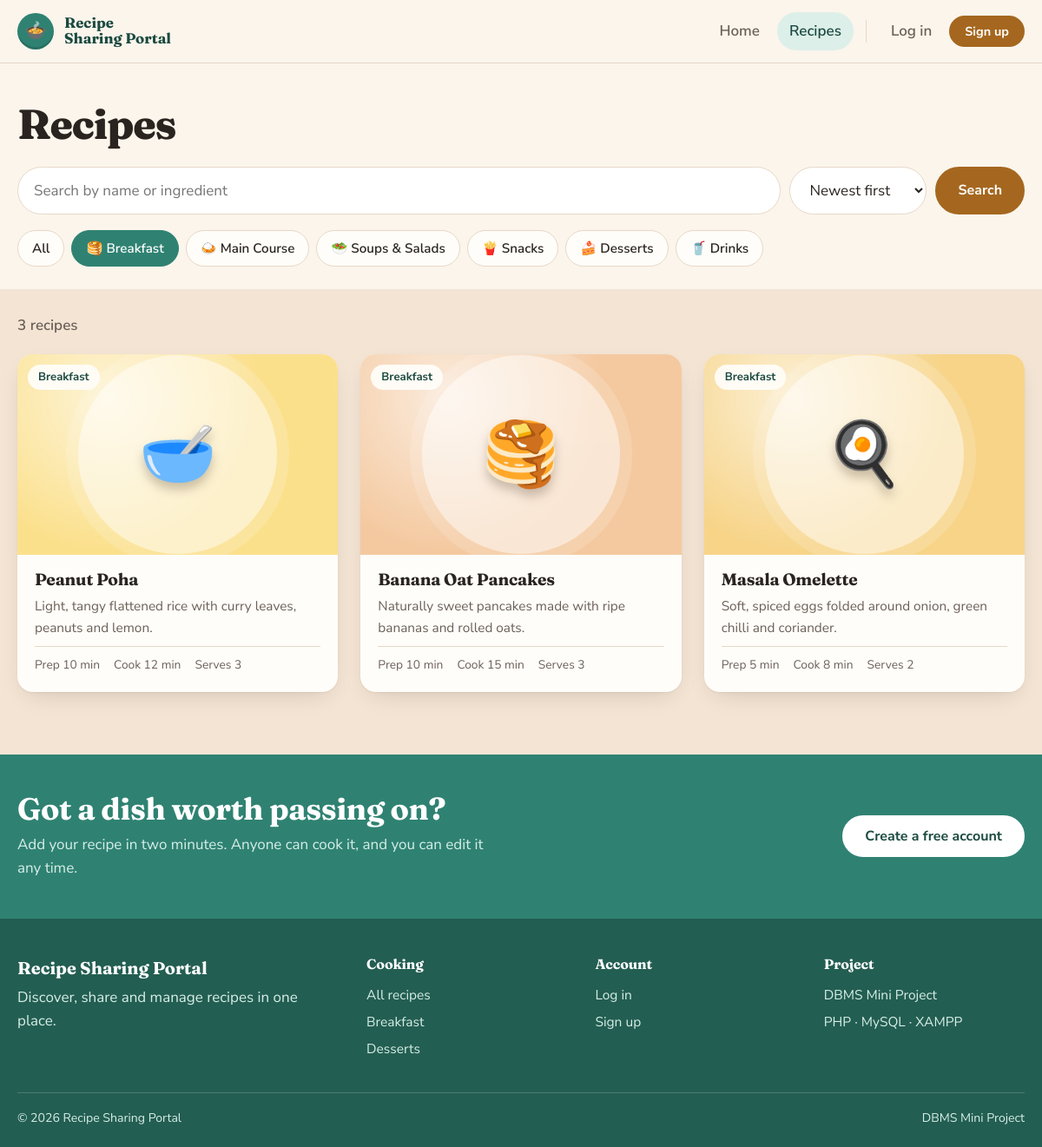
/recipes.php?cat=1, run on the app's committed database.
### tables this page shows
CREATE TABLE categories (
  category_id INT UNSIGNED AUTO_INCREMENT PRIMARY KEY,
  name        VARCHAR(40) NOT NULL UNIQUE,
  emoji       VARCHAR(8)  NOT NULL DEFAULT '🍽️'
);

CREATE TABLE recipes (
  recipe_id    INT UNSIGNED AUTO_INCREMENT PRIMARY KEY,
  user_id      INT UNSIGNED NOT NULL,
  category_id  INT UNSIGNED NOT NULL,
  title        VARCHAR(120) NOT NULL,
  description  VARCHAR(255) NOT NULL,
  ingredients  TEXT         NOT NULL,    
  instructions TEXT         NOT NULL,    
  prep_time    SMALLINT UNSIGNED NOT NULL DEFAULT 0,   
  cook_time    SMALLINT UNSIGNED NOT NULL DEFAULT 0,   
  servings     TINYINT  UNSIGNED NOT NULL DEFAULT 2,
  emoji        VARCHAR(8)   NOT NULL DEFAULT '🍽️',
  color        CHAR(7)      NOT NULL DEFAULT '#F4C9A0',
  image_url    VARCHAR(500) NULL,
  created_at   TIMESTAMP    NOT NULL DEFAULT CURRENT_TIMESTAMP,
  CONSTRAINT fk_recipe_user     FOREIGN KEY (user_id)     REFERENCES users(user_id)           ON DELETE CASCADE,
  CONSTRAINT fk_recipe_category FOREIGN KEY (category_id) REFERENCES categories(category_id)  ON DELETE RESTRICT,
  INDEX idx_recipe_title (title),
  INDEX idx_recipe_category (category_id)
);

### recipes.php (the view, shortened to what this page needs)
<?php
require 'config.php';
$q    = trim($_GET['q'] ?? '');
$cat  = (int)($_GET['cat'] ?? 0);
$sort = $_GET['sort'] ?? 'new';
$where = [];
$args  = [];
if ($cat > 0) { $where[] = 'r.category_id = ?'; $args[] = $cat; }
$order = match ($sort) {
    'quick' => '(r.prep_time + r.cook_time) ASC, r.title ASC',
    'az'    => 'r.title ASC',
    default => 'r.created_at DESC, r.recipe_id DESC',
};
$sql = recipe_select() . ($where ? ' WHERE ' . implode(' AND ', $where) : '') . ' ORDER BY ' . $order;
$stmt = db()->prepare($sql);
$stmt->execute($args);
$rows = $stmt->fetchAll();
$cats = categories();
require 'includes/header.php';
?>
<section class="page-head">
  <div class="wrap">
    <h1>Recipes</h1>
    <form class="filters" method="get" action="recipes.php" role="search">
      <input id="q" type="search" name="q" value="<?= e($q) ?>" placeholder="Search by name or ingredient">
      <select id="sort" name="sort">
        <option value="new"   <?= $sort === 'new' ? 'selected' : '' ?>>Newest first</option>
      </select>
      <button class="btn" type="submit">Search</button>
    </form>
    <div class="pills">
      <?php $qs = fn($c) => 'recipes.php?' . http_build_query(array_filter(['q' => $q, 'sort' => $sort === 'new' ? '' : $sort, 'cat' => $c])); ?>
      <a href="<?= e($qs(0)) ?>" class="<?= $cat === 0 ? 'on' : '' ?>">All</a>
      <?php foreach ($cats as $c): ?>
        <a href="<?= e($qs((int)$c['category_id'])) ?>" class="<?= $cat === (int)$c['category_id'] ? 'on' : '' ?>"><?= e($c['emoji']) ?> <?= e($c['name']) ?></a>
      <?php endforeach; ?>
    </div>
  </div>
</section>
<section class="section section-tint tight">
  <div class="wrap">
    <p class="count"><?= count($rows) ?> <?= count($rows) === 1 ? 'recipe' : 'recipes' ?><?= $q !== '' ? ' for “' . e($q) . '”' : '' ?></p>
    <?php if ($rows): ?>
      <div class="grid"><?php foreach ($rows as $r) { echo recipe_card($r); } ?></div>
    <?php endif; ?>
  </div>
</section>
<?php require 'includes/footer.php'; ?>

### config.php (shortened to what this page needs)
<?php
function db(): PDO {
    static $pdo = null;
    if ($pdo === null) {
        try {
            $pdo = new PDO(
                'mysql:host=' . DB_HOST . ';dbname=' . DB_NAME . ';charset=utf8mb4',
                DB_USER, DB_PASS,
                [PDO::ATTR_ERRMODE => PDO::ERRMODE_EXCEPTION, PDO::ATTR_DEFAULT_FETCH_MODE => PDO::FETCH_ASSOC]
            );
        } catch (PDOException $ex) {
            http_response_code(500);
            echo '<body style="font-family:sans-serif;max-width:560px;margin:15vh auto;padding:0 20px">'
               . '<h1>Database not found</h1><p>Start Apache and MySQL in XAMPP, then import <code>schema.sql</code> '
               . 'in phpMyAdmin. For a hosted deployment, configure the database environment variables.</p></body>';
            exit;
        }
    }
    return $pdo;
}
function e($value): string { return htmlspecialchars((string)$value, ENT_QUOTES, 'UTF-8'); }
function recipe_select(): string {
    return 'SELECT r.*, c.name AS category, c.emoji AS cat_emoji, u.username
            FROM recipes r
            JOIN categories c ON c.category_id = r.category_id
            JOIN users u ON u.user_id = r.user_id';
}
function safe_image(?string $url): string {
    $url = trim((string)$url);
    return preg_match('#^https?://#i', $url) ? $url : '';
}
function recipe_card(array $r): string {
    $img = safe_image($r['image_url'] ?? '');
    $photo = $img ? '<img src="' . e($img) . '" alt="" loading="lazy" onerror="this.remove()">' : '';
    return '<a class="card" href="recipe.php?id=' . (int)$r['recipe_id'] . '">'
         . '<div class="card-art" style="--c:' . e($r['color']) . '"><span class="plate">' . e($r['emoji']) . '</span>' . $photo
         . '<span class="card-tag">' . e($r['category']) . '</span></div>'
         . '<div class="card-body"><h3>' . e($r['title']) . '</h3>'
         . '<p>' . e($r['description']) . '</p>'
         . '<div class="card-meta"><span>Prep ' . (int)$r['prep_time'] . ' min</span>'
         . '<span>Cook ' . (int)$r['cook_time'] . ' min</span>'
         . '<span>Serves ' . (int)$r['servings'] . '</span></div></div></a>';
}
function categories(): array {
    return db()->query('SELECT c.*, COUNT(r.recipe_id) AS total
                        FROM categories c LEFT JOIN recipes r ON r.category_id = c.category_id
                        GROUP BY c.category_id ORDER BY c.category_id')->fetchAll();
}

### assets/css/style.css (style rules this page uses)
:root { --cream:#FBF5EC; --sand:#F3E4D4; --paper:#FFFDF9; --teal:#2F8272; --teal-d:#235E52; --teal-dd:#1B4A40; --caramel:#A5671F; --caramel-d:#8A5416; --honey:#E9B872; --ink:#2A2420; --muted:#6B6058; --line:#E8D8C6; --red:#B3372B; --green:#23704F; --r:18px; --shadow:0 1px 2px rgba(60,38,20,.06),0 10px 28px -12px rgba(60,38,20,.22); --display:'Fraunces',Georgia,'Times New Roman',serif; --body:'Nunito Sans',system-ui,-apple-system,'Segoe UI',sans-serif; }
* { box-sizing:border-box }
html { scroll-behavior:smooth }
body { margin:0;background:var(--cream);color:var(--ink);font:400 1.0625rem/1.6 var(--body);-webkit-font-smoothing:antialiased }
a { color:inherit }
h1,h2,h3,h4 { font-family:var(--display);line-height:1.1;margin:0;letter-spacing:-.01em;font-weight:700 }
h1 { font-size:clamp(2.3rem,5.2vw,4rem);font-weight:800;letter-spacing:-.025em }
h3 { font-size:1.2rem }
p { margin:0 }
.wrap { width:min(1180px,100% - 40px);margin-inline:auto }
.btn { display:inline-flex;align-items:center;justify-content:center;gap:8px;font:700 1rem/1 var(--body);padding:14px 24px;border-radius:999px;border:2px solid var(--caramel);background:var(--caramel);color:#fff;text-decoration:none;cursor:pointer;transition:background .2s,transform .15s,border-color .2s }
.section { padding:clamp(44px,6vw,76px) 0 }
.section.tight { padding-top:28px }
.section-tint { background:var(--sand) }
.grid { display:grid;grid-template-columns:repeat(3,1fr);gap:26px }
.card { display:flex;flex-direction:column;background:var(--paper);border-radius:var(--r);overflow:hidden;text-decoration:none;box-shadow:var(--shadow);transition:transform .25s,box-shadow .25s }
.card-art { position:relative;aspect-ratio:16/10;display:grid;place-items:center;overflow:hidden; background:radial-gradient(circle at 28% 22%,rgba(255,255,255,.65),transparent 55%),var(--c,#F4C9A0) }
.card-art::before { content:"";position:absolute;width:62%;aspect-ratio:1;border-radius:50%;background:#fff;opacity:.55;box-shadow:0 0 0 14px rgba(255,255,255,.28) }
.plate { position:relative;font-size:clamp(3.4rem,6vw,4.6rem);filter:drop-shadow(0 8px 6px rgba(60,38,20,.25));transition:transform .35s }
.card-tag { position:absolute;left:12px;top:12px;background:rgba(255,253,249,.94);padding:4px 12px;border-radius:999px;font-size:.82rem;font-weight:700;color:var(--teal-dd) }
.card-body { padding:18px 20px 20px;display:flex;flex-direction:column;gap:8px;flex:1 }
.card-body h3 { color:var(--ink) }
.card-body p { color:var(--muted);font-size:.96rem;display:-webkit-box;-webkit-line-clamp:2;-webkit-box-orient:vertical;overflow:hidden }
.card-meta { display:flex;flex-wrap:wrap;gap:4px 16px;margin-top:auto;padding-top:10px;border-top:1px solid var(--line);font-size:.86rem;color:var(--muted) }
.page-head { padding:44px 0 26px;background:var(--cream) }
.page-head h1 { font-size:clamp(2rem,4vw,3rem) }
.filters { display:flex;gap:10px;margin-top:22px;flex-wrap:wrap }
.filters input,.filters select { font:inherit;padding:13px 18px;border:1px solid var(--line);border-radius:999px;background:#fff;color:var(--ink) }
.filters input { flex:1;min-width:220px }
.pills { display:flex;flex-wrap:wrap;gap:8px;margin-top:18px }
.pills a { padding:8px 16px;border-radius:999px;border:1px solid var(--line);background:var(--paper);text-decoration:none;font-weight:600;font-size:.95rem }
.pills a.on { background:var(--teal);border-color:var(--teal);color:#fff }
.count { margin-bottom:20px;color:var(--muted);font-weight:600 }

### data on the page
categories: emoji "🥞", name "Breakfast"
categories: emoji "🍛", name "Main Course"
categories: emoji "🥗", name "Soups & Salads"
categories: emoji "🍟", name "Snacks"
categories: emoji "🍰", name "Desserts"
categories: emoji "🥤", name "Drinks"
recipes: emoji "🥣", category.name "Breakfast", title "Peanut Poha", description "Light, tangy flattened rice with curry leaves, peanuts and lemon.", prep_time "10", cook_time "12", servings "3"
recipes: emoji "🥞", category.name "Breakfast", title "Banana Oat Pancakes", description "Naturally sweet pancakes made with ripe bananas and rolled oats.", prep_time "10", cook_time "15", servings "3"
recipes: emoji "🍳", category.name "Breakfast", title "Masala Omelette", description "Soft, spiced eggs folded around onion, green chilli and coriander.", prep_time "5", cook_time "8", servings "2"

### other printed values
count($rows) "3"
SITE_NAME "Recipe Sharing Portal"
